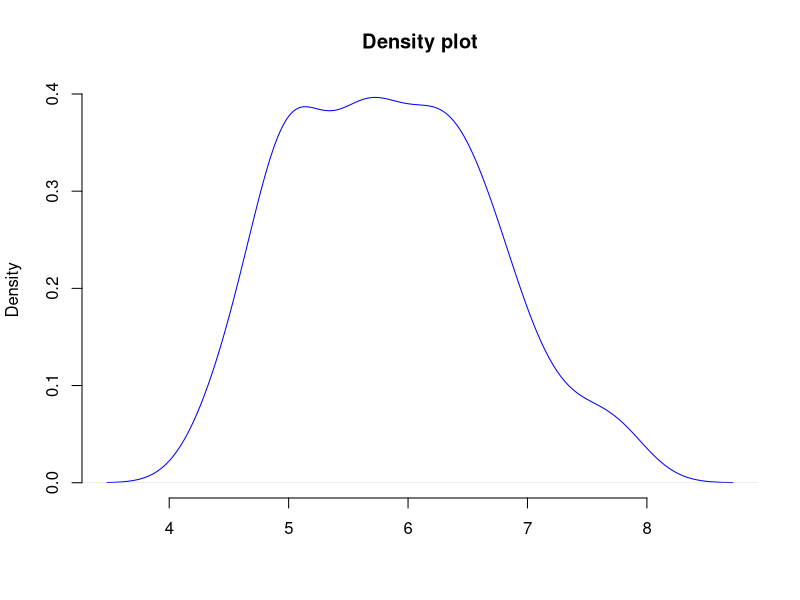
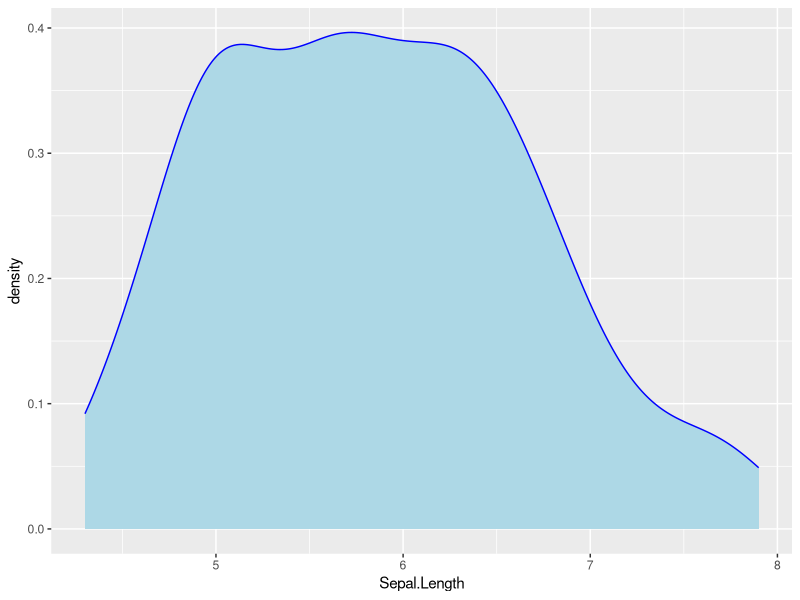
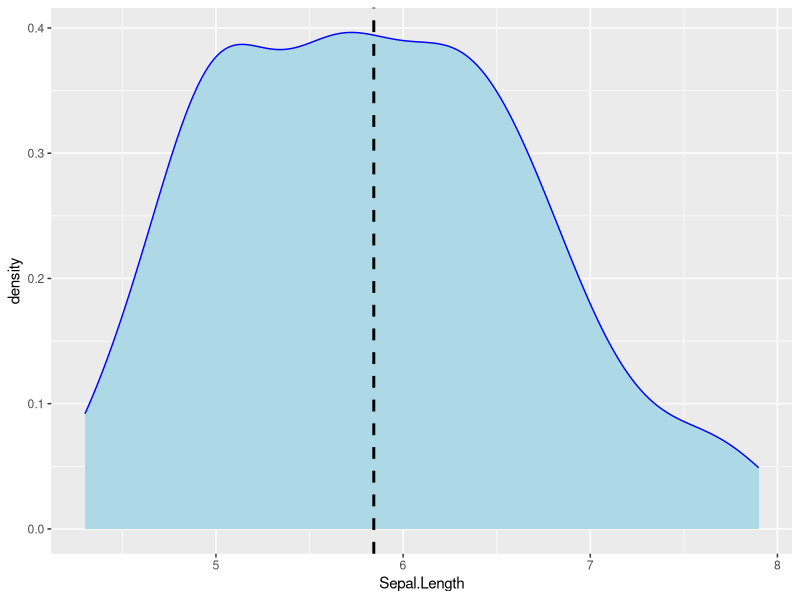
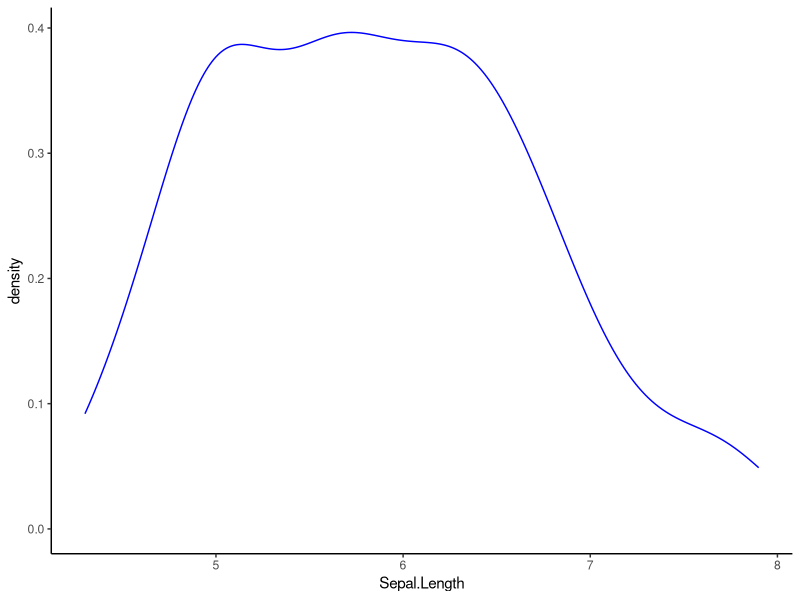
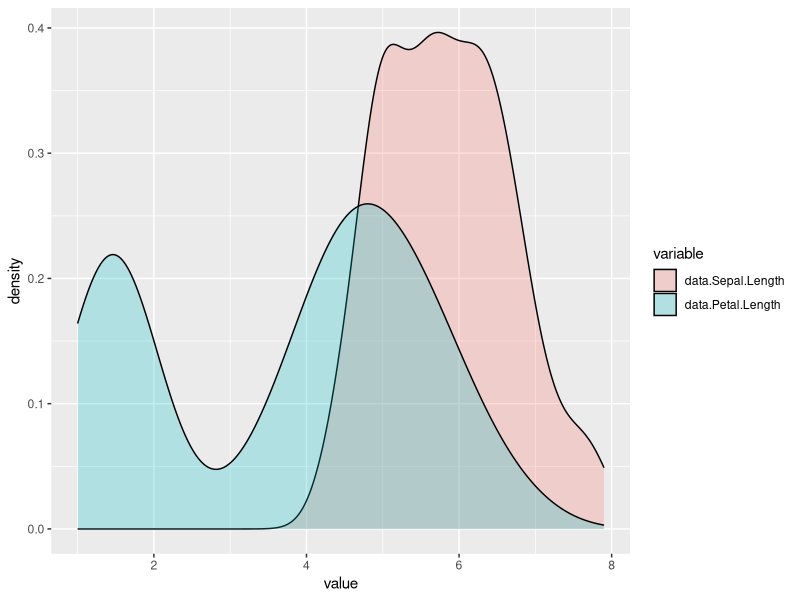

Reproduce these figures in R, in order.

# R Programming (Basic) by Md. Jahid Hasan Jone
# Density Curve


# load your dataset and renamed it data, iris data is used here
data <- iris

head(data) # first 6 observations
tail(data) # last 6 observations

str(data) # structure of dataset


# Basic Density plot
plot(density(data$Sepal.Length),
     frame = F, col = "blue", main = "Density plot", xlab = " ") 
#xlab is blank to remove x axis title




#By ggplot2
library(ggplot2)

ggplot(data) +
        aes(x = Sepal.Length) +
        geom_density(col = "blue", fill = "lightblue")


# Add mean line
ggplot(data) +
        aes(x = Sepal.Length) +
        geom_density(col = "blue", fill = "lightblue")+
        geom_vline(aes(xintercept=mean(Sepal.Length)),
              color="black", linetype="dashed", linewidth=1)

#To remove background color and grid
ggplot(data) +
        aes(x = Sepal.Length) +
        geom_density(col = "blue") + 
        theme_bw() + theme(panel.border = element_blank(), 
                           panel.grid.major = element_blank(), 
                           panel.grid.minor = element_blank(), 
                           axis.line = element_line(colour = "black"))



#Multiple Density Curve

#Load data / create a data frame with your data
a <- data.frame (data$Sepal.Length, data$Petal.Length)


library(reshape)
#convert from wide format to long format
a1 <- melt(a)
a1


ggplot(a1, aes(x=value, fill=variable)) +
        geom_density(alpha=.25) # alpha is transparency
